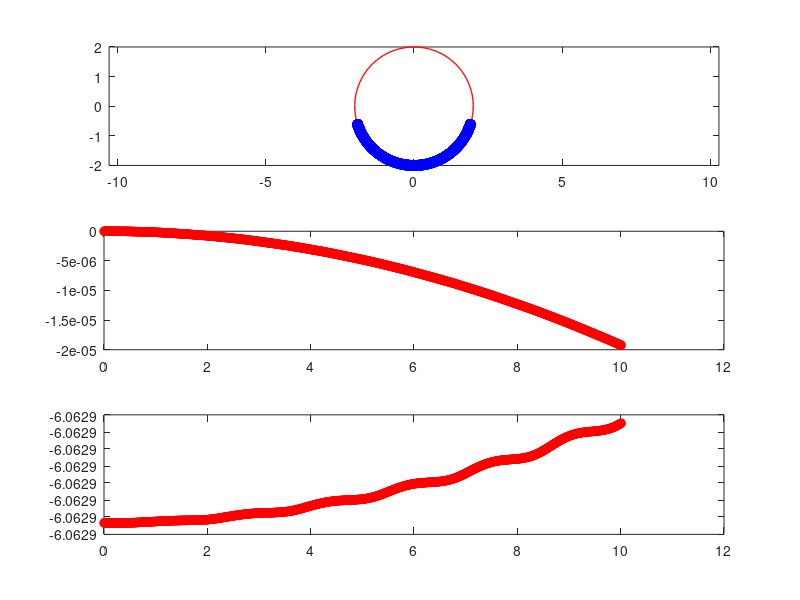

Recreate this plot in MATLAB.
%
% Solve the pendulum DAE
%
% x' = u
% y' = v
% u' = lambda*x
% v' = lambda*y - g
% x^2 + y^2 = ell^2
%
% index reduction
% 2 * x * x' + 2 * y * y' = 0 ==> x*u+y*v=0
%
% x'*u + x*u' + y' * v + y * v' = 0 ==> u^2 + v^2 + lambda * ( x^2 + y^2 ) - y * g = 0
%
% Eliminazione lambda ==> lambda(x,y,u,v) = (y*g - (u^2 + v^2 ))/(x^2+y^2)
%
% x' = u
% y' = v
% u' = lambda(x,y,u,v)*x
% v' = lambda(x,y,u,v)*y - g
%
% using explicit Euler
%
% x(k+1) = x(k) + dt*( u(k) )
% y(k+1) = y(k) + dt*( v(k) )
% u(k+1) = u(k) + dt*( lambda(x(k),y(k),u(k),v(k))*x(k) )
% v(k+1) = v(k) + dt*( lambda(x(k),y(k),u(k),v(k))*y - g )
%
T_max = 10;
g     = 9.81;
ell   = 2;
%
% mesh point
%
%
% set initial data
%
t = [0];
x = [ell*cos(0.1*pi)];
y = [-ell*sin(0.1*pi)];
u = [0];
v = [0];
%
% Advance
%
lambda = @(x,y,u,v) (y*g - (u^2 + v^2 ))/(x^2+y^2);
dt     = 0.01;
ODE    = @(X) [ X(3); X(4); lambda(X(1),X(2),X(3),X(4))*X(1); lambda(X(1),X(2),X(3),X(4))*X(2)- g];

while t(end) < T_max
  X0 = [ x(end); y(end); u(end); v(end)];
  K1 = dt*ODE(X0);
  K2 = dt*ODE(X0+K1/2);
  K3 = dt*ODE(X0+K2/2);
  K4 = dt*ODE(X0+K3);
  X1 = X0+(1/6)*(K1+K4)+(1/3)*(K2+K3);
  % append solution
  t(end+1) = t(end) + dt;
  x(end+1) = X1(1);
  y(end+1) = X1(2);
  u(end+1) = X1(3);
  v(end+1) = X1(4);
end
%
% plot
%
close all;
subplot(3,1,1);
% plot a red circle with the exact solution
hold off
tt = 0:pi/100:2*pi;
xx = ell*cos(tt);
yy = ell*sin(tt);
plot( xx, yy, '-', 'LineWidth', 1, 'Color', 'red' );

% plot a blue dotted line with the numerical solution
hold on
plot( x, y, 'o-', 'LineWidth', 2, 'Color', 'blue' );
axis equal

subplot(3,1,2);
% plot a red circle with the exact solution
plot( t, x.^2+y.^2-ell^2, 'o-', 'LineWidth', 1, 'Color', 'red' );

subplot(3,1,3);
% plot a red circle with the exact solution
E = (1/2)*(u.^2+v.^2)+g*y;
plot( t, E, 'o-', 'LineWidth', 1, 'Color', 'red' );
